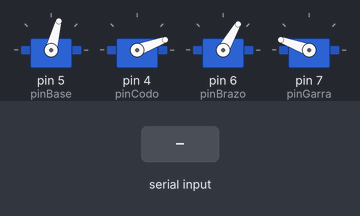
Bench run of a sketch on a simulated Arduino Uno, built with avr-gcc and run on an emulated ATmega328P. Shown: 4 × servo. Inputs (shaded band) come from the test bench.

Above: at 8.4 s.
8.5 s: "h" received over Serial
At 8.65 s:
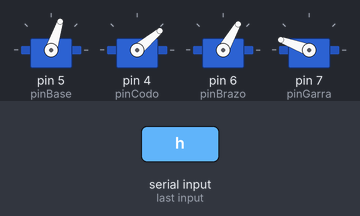
11.5 s: "3" received over Serial
14.5 s: "5" received over Serial
At 15.1 s:
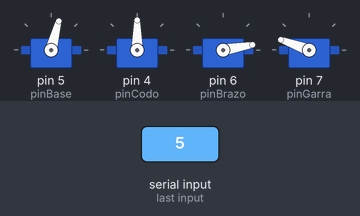
16.0 s: "0" received over Serial
At 17.0 s:
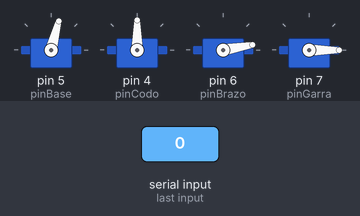
17.5 s: "9" received over Serial
At 18.2 s:
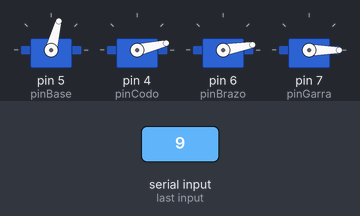
19.0 s: "4" received over Serial
At 19.3 s:
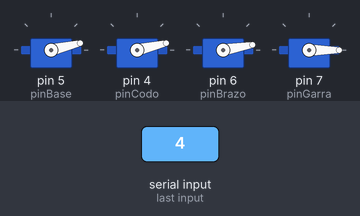
Timing chart, 0 to 21.5 s (numbered marks = the images above; inputs shaded):
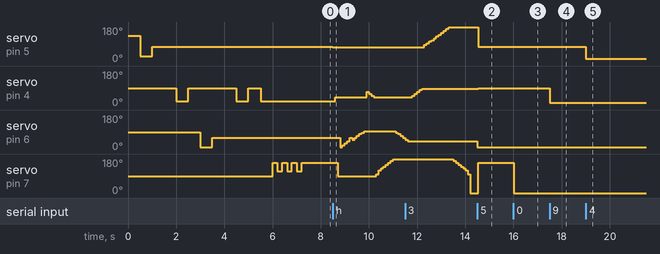

Measured:
- after the input at 8.5 s, servo on pin 5 (pinBase): 75° → 72° at once; servo on pin 4 (pinCodo): 20° → 40° after 0.10 s, → 70° 1.3 s later, → 60° 0.10 s later, → 50° 0.10 s later, … (5 changes in this stretch)
- after the input at 14.5 s, servo on pin 5 (pinBase): 180° → 75° after 0.05 s; servo on pin 4 (pinCodo): 87° → 90° at once; servo on pin 6 (pinBrazo): 40° → 10° at once; servo on pin 7 (pinGarra): 0° → 160° at once
- after the input at 16.0 s, servo on pin 7 (pinGarra): 160° → 0° at once
- after the input at 17.5 s, servo on pin 4 (pinCodo): 90° → 13° at once
- after the input at 19.0 s, servo on pin 5 (pinBase): 75° → 13° at once

The sketch:

PROYECTO_BRAZO_ROBOTICO.ino
```cpp
//PROYECTO DE BRAZO ROBOTICO DISEÑADO POR SAMUEL FELIPE VARGAS ROJAS, ESTUDIANTE DE TERCER SEMESTRE DE INGENIERIA ELECTRONICA
//UNIVERSIDAD DEL QUINDIO,AÑO 2019
//VERSION 1.0

#include <Servo.h> // Libreria para controlar los servomotores

//////////////////////////// definicion de variables con respecto a pines del arduino

#define pinBase 5
#define pinCodo 4
#define pinBrazo 6
#define pinGarra 7
#define initBase 75
#define initCodo 90
#define initBrazo 10
#define initGarra 160

////////////////////// definicion de servos

Servo Base;
Servo Codo;
Servo Brazo;
Servo Garra;

//////////////////////// definimos variables enteras y la matriz

int matriz [4][20]={{10,20,30,40,50,60,70,80,87,93,110,120,130,140},{100,120,130,140,150,160,170,180,190},{85,95,105,110,120,130,140,150,160,170,180},{}    };
int i,val=0;
int angulo=13;
int valorgarra,valorbrazo,valorcodo,valorbase;

void setup()
{

  ///////////////////// inicializacion del brazo

  Base.attach (pinBase);
  Codo.attach (pinCodo);
  Brazo.attach (pinBrazo);
  Garra.attach (pinGarra);
  Base.write (initBase);
  Base.write (initBase +60);
  delay (500);
  Base.write (initBase -50);
  delay (500);
  Base.write (initBase);
  delay (500);
  Codo.write (initCodo);
  delay (500);
  Codo.write (initCodo -70);
  delay (500);
  Codo.write (initCodo);
  delay (500);
  Brazo.write (initBrazo);
  delay (500);
  Brazo.write (initBrazo +50);
  delay (500);
  Codo.write (initCodo);
  delay (500);
  Codo.write (initCodo -70);
  delay (500);
  Codo.write (initCodo);
  delay (500);
  Codo.write (initCodo -70);
  delay (500);
  Garra.write (initGarra);
  delay (200);
  Garra.write (initGarra -45); // la garra el angulo recto es con 90°
  delay (200);
  Garra.write (initGarra);
  delay (200);
  Garra.write (initGarra -45);
  delay (200);
  Garra.write (initGarra);
  delay (200);
  Garra.write (initGarra -45);
  delay (200);
  Garra.write (initGarra);
  Serial.begin(9600);

  }


  void loop()
  {

  val=Serial.read();

  if(val=='h'){

///////////////////////////////// pocision incial de servos

  Base.write(72);
  delay(100);
  Codo.write(40);
  delay(100);
  Garra.write(90);
  delay(100);

  //////////////////////////////// Movimiento incial de brazo

  Brazo.write(matriz[0][0]);
  delay(100);
  Brazo.write(matriz[0][1]);
  delay(100);
  Brazo.write(matriz[0][2]);
  delay(100);
  Brazo.write(matriz[0][3]);
  delay(100);
  Brazo.write(matriz[0][5]);
  delay (100);
  Brazo.write(matriz[0][4]);
  delay(100);
  Brazo.write(matriz[0][5]);
  delay(100);
  Brazo.write(matriz[0][6]);
  delay(100);
  Brazo.write(matriz[0][7]);
  delay(100);
  Brazo.write(matriz[0][8]);
  delay (100);
  Brazo.write(matriz[0][9]);
  delay (100);
  Codo.write(matriz[0][6]);
  delay(100);
  Codo.write(matriz[0][5]);
  delay(100);
  Codo.write(matriz[0][4]);
  delay(100);
  Codo.write(matriz[0][3]);
  delay(100);

  ////////////////////////// cerrado de garra

  Garra.write(170);
  Garra.write(matriz[1][0]);
  delay(100);
  Garra.write(matriz[1][1]);
  delay(100);
  Garra.write(matriz[1][2]);
  delay(100);
  Garra.write(matriz[1][3]);
  delay(100);
  Garra.write(matriz[1][4]);
  delay(100);
  Garra.write(matriz[1][5]);
  delay(100);
  Garra.write(matriz[1][6]);
  delay(100);
  Garra.write(matriz[1][7]);
  delay(100);

  ////////////////////////// levantamiento de brazo

  Brazo.write(matriz[0][8]);
  delay(100);
  Brazo.write(matriz[0][7]);
  delay(100);
  Brazo.write(matriz[0][6]);
  delay(100);
  Brazo.write(matriz[0][5]);
  delay(100);
  Brazo.write(matriz[0][4]);
  delay(100);
  Brazo.write(matriz[0][3]);
  delay(100);
  Codo.write(matriz[0][3]);
  delay(100);
  Codo.write(matriz[0][4]);
  delay(100);
  Codo.write(matriz[0][5]);
  delay(100);
  Codo.write(matriz[0][6]);
  delay(100);
  Codo.write(matriz[0][7]);
  delay(100);
  Codo.write(matriz[0][8]);
  delay(100);

  //////////////////////////// movimiento de base

  Base.write(matriz[2][0]);
  delay(100);
  Base.write(matriz[2][1]);
  delay(100);
  Base.write(matriz[2][2]);
  delay(100);
  Base.write(matriz[2][3]);
  delay(100);
  Base.write(matriz[2][4]);
  delay(100);
  Base.write(matriz[2][5]);
  delay(100);
  Base.write(matriz[2][6]);
  delay(100);
  Base.write(matriz[2][7]);
  delay(100);
  Base.write(matriz[2][8]);
  delay(100);
  Base.write(matriz[2][9]);
  delay(100);
  Base.write(matriz[2][10]);
  delay(100);

  /////////////////////// movimiento final de garra

  Garra.write(matriz[1][7]);
  delay(100);
  Garra.write(matriz[1][6]);
  delay(100);
  Garra.write(matriz[1][5]);
  delay(100);
  Garra.write(matriz[1][4]);
  delay(100);
  Garra.write(matriz[1][3]);
  delay(100);
  Garra.write(matriz[1][2]);
  delay(100);
  Garra.write(matriz[1][1]);
  delay(100);
  Garra.write(matriz[1][0]);
  delay(100);

  }

  ///////////////////////// movimiento de garra

  if(val=='3'){
    valorgarra=valorgarra-angulo;
  Garra.write(valorgarra);
  delay(15);}


  if(val=='0'){
    valorgarra=valorgarra+angulo;
    Garra.write(valorgarra);
    delay(15);}


    //////////////////////// pocision de seguridad para reiniciar todos los servos sin necesidad de reiniciar arduino

     if(val=='5'){
    Brazo.write(10);
    delay(15);
    Codo.write(90);
    delay(15);
    Garra.write(160);
    delay(15);
    Base.write(75);
    delay(15);}


     ///////////////////// movimiento de brazo

     if(val=='2'){
      valorbrazo=valorbrazo-angulo;
    Brazo.write(valorbrazo);
    if (valorbrazo<=10) valorbrazo=10;
    delay(15);}


     if(val=='8'){
      valorbrazo=valorbrazo+angulo;
    Brazo.write(valorbrazo);
    if (valorbrazo>=170) valorbrazo=170;
    delay(15);}


     /////////////////////// movimiento de codo

     if(val=='9'){
      valorcodo=valorcodo+angulo;
    Codo.write(valorcodo);
    if (valorcodo>=170) valorcodo=170;
    delay(15);}


     if(val=='7'){
      valorcodo=valorcodo-angulo;
    Codo.write(valorcodo);
    if (valorcodo<=10) valorcodo=10;
    delay(15);}


     ///////////////////// movimiento de base

     if(val=='4'){
      valorbase=valorbase+angulo;
    Base.write(valorbase);
    if (valorbase>=175) valorbase=175;
    delay(15);}


    if(val=='6'){
      valorbase=valorbase-angulo;
    Base.write(valorbase);
    if (valorbase<=5) valorbase=5;
    delay(15);}

  }
```
